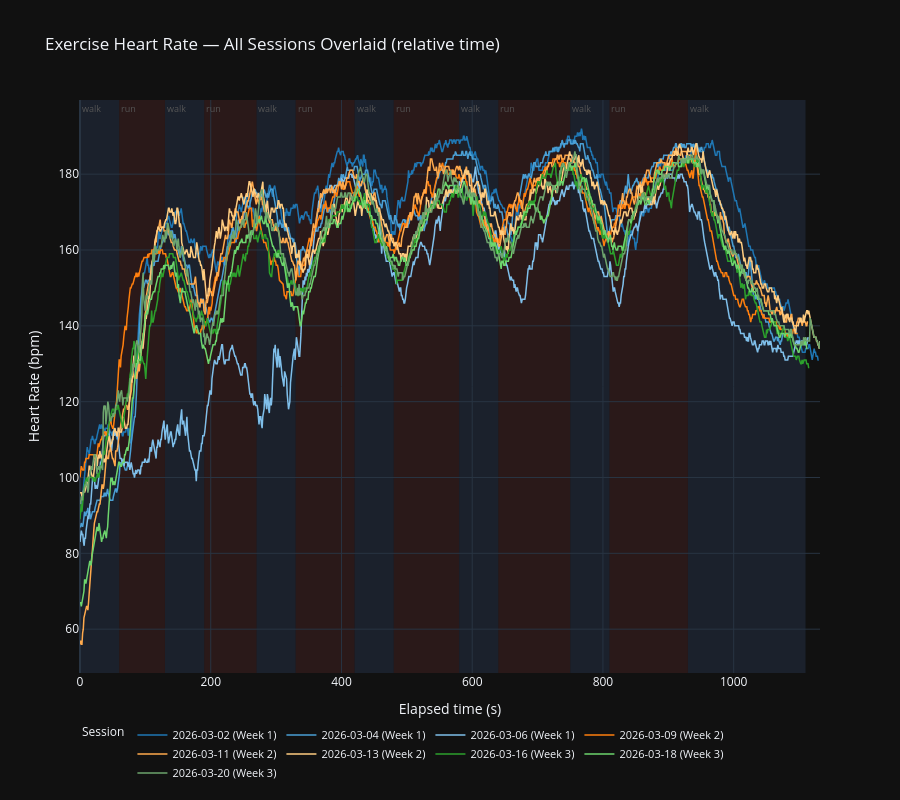

Write notebook code for a chart like this one.
### Code cell
import pandas as pd
import plotly.graph_objects as go

# Walk/run interval marks (MM:SS → seconds, label indicates phase STARTING at that time)
_marks = [
    ( "1:00", "walk"),
    ( "2:10", "run"),
    ( "3:10", "walk"),
    ( "4:30", "run"),
    ( "5:30", "walk"),
    ( "7:00", "run"),
    ( "8:00", "walk"),
    ( "9:40", "run"),
    ("10:40", "walk"),
    ("12:30", "run"),
    ("13:30", "walk"),
    ("15:30", "run"),
    ("18:30", "walk"),
]

def _mmss(s):
    m, sec = s.split(":")
    return int(m) * 60 + int(sec)

intervals = []
for i, (t, phase) in enumerate(_marks):
    t0 = _mmss(_marks[i - 1][0]) if i > 0 else 0
    t1 = _mmss(t)
    intervals.append((t0, t1, phase))

colors_map = {
    "walk": "rgba(100, 149, 237, 0.12)",
    "run":  "rgba(220,  80,  80, 0.12)",
}

trace_colors = [
    "#1f77b4", "#4a9fd4", "#7fbfea",
    "#ff7f0e", "#ffaa4d", "#ffcc80",
    "#2ca02c", "#6dd56d", "#6da56d"
]

fig = go.Figure()

for run, color in zip(SUSPECT_DATA_2.runs, trace_colors):
    date = run.run_id.replace("s2_run_", "")
    week = week_labels.get(date, "Unknown")

    timestamps = pd.Series([d.timestamp for d in run.per_second_data])
    heart_rates = [d.heart_rate for d in run.per_second_data]
    elapsed_sec = (timestamps - timestamps.iloc[0]).dt.total_seconds()

    fig.add_trace(go.Scatter(
        x=elapsed_sec,
        y=heart_rates,
        mode="lines",
        name=f"{date} ({week})",
        line=dict(color=color, width=1.5),
    ))

for t0, t1, phase in intervals:
    fig.add_vrect(
        x0=t0, x1=t1,
        fillcolor=colors_map[phase],
        layer="below",
        line_width=0,
        annotation_text=phase,
        annotation_position="top left",
        annotation_font_size=9,
        annotation_font_color="#555",
    )

fig.update_layout(
    title="Exercise Heart Rate — All Sessions Overlaid (relative time)",
    xaxis_title="Elapsed time (s)",
    yaxis_title="Heart Rate (bpm)",
    legend=dict(
        font=dict(size=11),
        title="Session",
        title_font=dict(size=12),
        orientation="h",
        yanchor="bottom",
        y=-0.2,
    ),
    height=800,
    hovermode="x unified",
)
fig.write_html("test_2.html")
fig

### Figure 1 — Plotly figure (JSON) as saved in the notebook; plotly's stock layout.template omitted (floating-point values rounded to 4 significant figures; data arrays with more than 128 entries replaced by an {"elided": "..."} marker saying what was removed)
{"data": [{"line": {"color": "#1f77b4", "width": 1.5}, "mode": "lines", "name": "2026-03-02 (Week 1)", "x": {"elided": "1129 float values"}, "y": {"elided": "1129 int values"}, "type": "scatter"}, {"line": {"color": "#4a9fd4", "width": 1.5}, "mode": "lines", "name": "2026-03-04 (Week 1)", "x": {"elided": "1075 float values"}, "y": {"elided": "1075 int values"}, "type": "scatter"}, {"line": {"color": "#7fbfea", "width": 1.5}, "mode": "lines", "name": "2026-03-06 (Week 1)", "x": {"elided": "1110 float values"}, "y": {"elided": "1110 int values"}, "type": "scatter"}, {"line": {"color": "#ff7f0e", "width": 1.5}, "mode": "lines", "name": "2026-03-09 (Week 2)", "x": {"elided": "1090 float values"}, "y": {"elided": "1090 int values"}, "type": "scatter"}, {"line": {"color": "#ffaa4d", "width": 1.5}, "mode": "lines", "name": "2026-03-11 (Week 2)", "x": {"elided": "1114 float values"}, "y": {"elided": "1114 int values"}, "type": "scatter"}, {"line": {"color": "#ffcc80", "width": 1.5}, "mode": "lines", "name": "2026-03-13 (Week 2)", "x": {"elided": "1130 float values"}, "y": {"elided": "1130 int values"}, "type": "scatter"}, {"line": {"color": "#2ca02c", "width": 1.5}, "mode": "lines", "name": "2026-03-16 (Week 3)", "x": {"elided": "1111 float values"}, "y": {"elided": "1111 int values"}, "type": "scatter"}, {"line": {"color": "#6dd56d", "width": 1.5}, "mode": "lines", "name": "2026-03-18 (Week 3)", "x": {"elided": "1114 float values"}, "y": {"elided": "1114 int values"}, "type": "scatter"}, {"line": {"color": "#6da56d", "width": 1.5}, "mode": "lines", "name": "2026-03-20 (Week 3)", "x": {"elided": "1130 float values"}, "y": {"elided": "1130 int values"}, "type": "scatter"}], "layout": {"shapes": [{"fillcolor": "rgba(100, 149, 237, 0.12)", "layer": "below", "line": {"width": 0}, "type": "rect", "x0": 0, "x1": 60, "xref": "x", "y0": 0, "y1": 1, "yref": "y domain"}, {"fillcolor": "rgba(220,  80,  80, 0.12)", "layer": "below", "line": {"width": 0}, "type": "rect", "x0": 60, "x1": 130, "xref": "x", "y0": 0, "y1": 1, "yref": "y domain"}, {"fillcolor": "rgba(100, 149, 237, 0.12)", "layer": "below", "line": {"width": 0}, "type": "rect", "x0": 130, "x1": 190, "xref": "x", "y0": 0, "y1": 1, "yref": "y domain"}, {"fillcolor": "rgba(220,  80,  80, 0.12)", "layer": "below", "line": {"width": 0}, "type": "rect", "x0": 190, "x1": 270, "xref": "x", "y0": 0, "y1": 1, "yref": "y domain"}, {"fillcolor": "rgba(100, 149, 237, 0.12)", "layer": "below", "line": {"width": 0}, "type": "rect", "x0": 270, "x1": 330, "xref": "x", "y0": 0, "y1": 1, "yref": "y domain"}, {"fillcolor": "rgba(220,  80,  80, 0.12)", "layer": "below", "line": {"width": 0}, "type": "rect", "x0": 330, "x1": 420, "xref": "x", "y0": 0, "y1": 1, "yref": "y domain"}, {"fillcolor": "rgba(100, 149, 237, 0.12)", "layer": "below", "line": {"width": 0}, "type": "rect", "x0": 420, "x1": 480, "xref": "x", "y0": 0, "y1": 1, "yref": "y domain"}, {"fillcolor": "rgba(220,  80,  80, 0.12)", "layer": "below", "line": {"width": 0}, "type": "rect", "x0": 480, "x1": 580, "xref": "x", "y0": 0, "y1": 1, "yref": "y domain"}, {"fillcolor": "rgba(100, 149, 237, 0.12)", "layer": "below", "line": {"width": 0}, "type": "rect", "x0": 580, "x1": 640, "xref": "x", "y0": 0, "y1": 1, "yref": "y domain"}, {"fillcolor": "rgba(220,  80,  80, 0.12)", "layer": "below", "line": {"width": 0}, "type": "rect", "x0": 640, "x1": 750, "xref": "x", "y0": 0, "y1": 1, "yref": "y domain"}, {"fillcolor": "rgba(100, 149, 237, 0.12)", "layer": "below", "line": {"width": 0}, "type": "rect", "x0": 750, "x1": 810, "xref": "x", "y0": 0, "y1": 1, "yref": "y domain"}, {"fillcolor": "rgba(220,  80,  80, 0.12)", "layer": "below", "line": {"width": 0}, "type": "rect", "x0": 810, "x1": 930, "xref": "x", "y0": 0, "y1": 1, "yref": "y domain"}, {"fillcolor": "rgba(100, 149, 237, 0.12)", "layer": "below", "line": {"width": 0}, "type": "rect", "x0": 930, "x1": 1110, "xref": "x", "y0": 0, "y1": 1, "yref": "y domain"}], "annotations": [{"font": {"color": "#555", "size": 9}, "showarrow": false, "text": "walk", "x": 0, "xanchor": "left", "xref": "x", "y": 1, "yanchor": "top", "yref": "y domain"}, {"font": {"color": "#555", "size": 9}, "showarrow": false, "text": "run", "x": 60, "xanchor": "left", "xref": "x", "y": 1, "yanchor": "top", "yref": "y domain"}, {"font": {"color": "#555", "size": 9}, "showarrow": false, "text": "walk", "x": 130, "xanchor": "left", "xref": "x", "y": 1, "yanchor": "top", "yref": "y domain"}, {"font": {"color": "#555", "size": 9}, "showarrow": false, "text": "run", "x": 190, "xanchor": "left", "xref": "x", "y": 1, "yanchor": "top", "yref": "y domain"}, {"font": {"color": "#555", "size": 9}, "showarrow": false, "text": "walk", "x": 270, "xanchor": "left", "xref": "x", "y": 1, "yanchor": "top", "yref": "y domain"}, {"font": {"color": "#555", "size": 9}, "showarrow": false, "text": "run", "x": 330, "xanchor": "left", "xref": "x", "y": 1, "yanchor": "top", "yref": "y domain"}, {"font": {"color": "#555", "size": 9}, "showarrow": false, "text": "walk", "x": 420, "xanchor": "left", "xref": "x", "y": 1, "yanchor": "top", "yref": "y domain"}, {"font": {"color": "#555", "size": 9}, "showarrow": false, "text": "run", "x": 480, "xanchor": "left", "xref": "x", "y": 1, "yanchor": "top", "yref": "y domain"}, {"font": {"color": "#555", "size": 9}, "showarrow": false, "text": "walk", "x": 580, "xanchor": "left", "xref": "x", "y": 1, "yanchor": "top", "yref": "y domain"}, {"font": {"color": "#555", "size": 9}, "showarrow": false, "text": "run", "x": 640, "xanchor": "left", "xref": "x", "y": 1, "yanchor": "top", "yref": "y domain"}, {"font": {"color": "#555", "size": 9}, "showarrow": false, "text": "walk", "x": 750, "xanchor": "left", "xref": "x", "y": 1, "yanchor": "top", "yref": "y domain"}, {"font": {"color": "#555", "size": 9}, "showarrow": false, "text": "run", "x": 810, "xanchor": "left", "xref": "x", "y": 1, "yanchor": "top", "yref": "y domain"}, {"font": {"color": "#555", "size": 9}, "showarrow": false, "text": "walk", "x": 930, "xanchor": "left", "xref": "x", "y": 1, "yanchor": "top", "yref": "y domain"}], "legend": {"font": {"size": 11}, "title": {"text": "Session", "font": {"size": 12}}, "orientation": "h", "yanchor": "bottom", "y": -0.2}, "title": {"text": "Exercise Heart Rate — All Sessions Overlaid (relative time)"}, "xaxis": {"title": {"text": "Elapsed time (s)"}}, "yaxis": {"title": {"text": "Heart Rate (bpm)"}}, "height": 800, "hovermode": "x unified"}}
